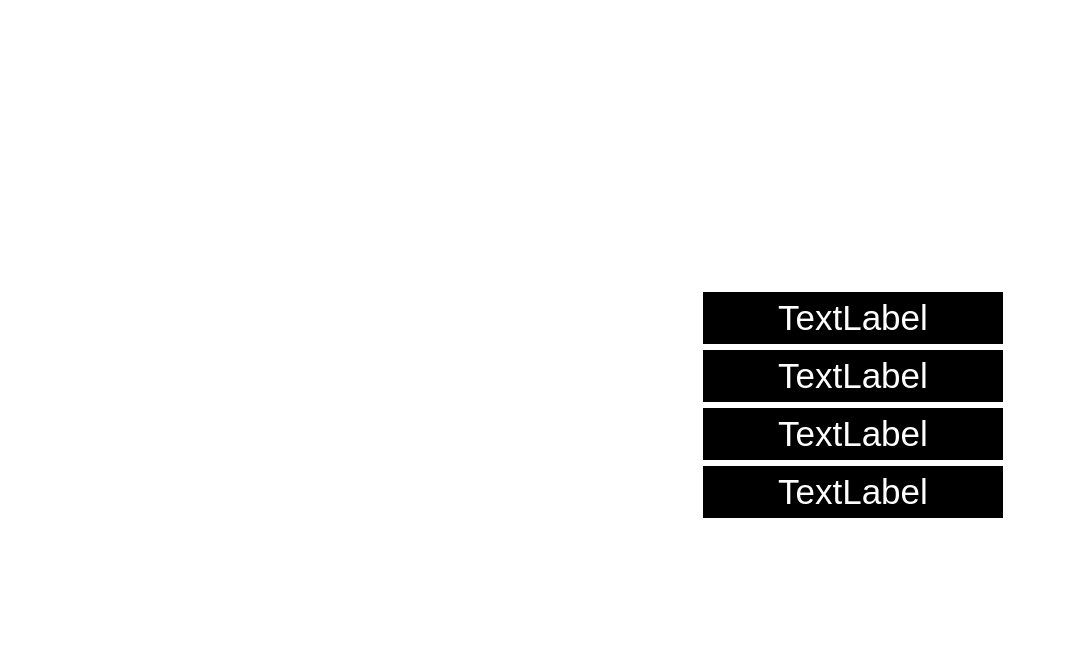
<?xml version="1.0" encoding="UTF-8"?>
<ui version="4.0">
 <class>IsgPower</class>
 <widget class="QWidget" name="IsgPower">
  <property name="geometry">
   <rect>
    <x>0</x>
    <y>0</y>
    <width>1080</width>
    <height>652</height>
   </rect>
  </property>
  <property name="minimumSize">
   <size>
    <width>1080</width>
    <height>652</height>
   </size>
  </property>
  <property name="maximumSize">
   <size>
    <width>1302</width>
    <height>652</height>
   </size>
  </property>
  <property name="windowTitle">
   <string>Form</string>
  </property>
  <property name="styleSheet">
   <string notr="true">background:transparent;
</string>
  </property>
  <layout class="QGridLayout" name="gridLayout">
   <property name="leftMargin">
    <number>20</number>
   </property>
   <item row="3" column="1">
    <widget class="QWidget" name="widget_5" native="true">
     <property name="sizePolicy">
      <sizepolicy hsizetype="Fixed" vsizetype="Fixed">
       <horstretch>0</horstretch>
       <verstretch>0</verstretch>
      </sizepolicy>
     </property>
     <property name="minimumSize">
      <size>
       <width>210</width>
       <height>210</height>
      </size>
     </property>
     <property name="styleSheet">
      <string notr="true">background-image: url(:/显示_参数2.png);</string>
     </property>
     <layout class="QVBoxLayout" name="verticalLayout_10">
      <item>
       <widget class="QLabel" name="isg_control_temp">
        <property name="styleSheet">
         <string notr="true">font: 75 9pt &quot;Microsoft YaHei UI&quot;;
font-size: 60px;
color: #FFFFFF;
background:transparent;</string>
        </property>
        <property name="text">
         <string>0000</string>
        </property>
        <property name="alignment">
         <set>Qt::AlignCenter</set>
        </property>
       </widget>
      </item>
      <item>
       <widget class="QLabel" name="label_16">
        <property name="styleSheet">
         <string notr="true">font: 75 9pt &quot;Microsoft YaHei UI&quot;;
font-size: 25px;
color: #FFFFFF;
background:transparent;</string>
        </property>
        <property name="text">
         <string>ISG电机控制
温度(摄氏度)</string>
        </property>
        <property name="alignment">
         <set>Qt::AlignCenter</set>
        </property>
       </widget>
      </item>
     </layout>
    </widget>
   </item>
   <item row="4" column="1">
    <spacer name="verticalSpacer">
     <property name="orientation">
      <enum>Qt::Vertical</enum>
     </property>
     <property name="sizeHint" stdset="0">
      <size>
       <width>20</width>
       <height>40</height>
      </size>
     </property>
    </spacer>
   </item>
   <item row="1" column="1">
    <widget class="QWidget" name="widget" native="true">
     <property name="sizePolicy">
      <sizepolicy hsizetype="Fixed" vsizetype="Fixed">
       <horstretch>0</horstretch>
       <verstretch>0</verstretch>
      </sizepolicy>
     </property>
     <property name="minimumSize">
      <size>
       <width>210</width>
       <height>210</height>
      </size>
     </property>
     <property name="styleSheet">
      <string notr="true">background-image: url(:/显示_参数2.png);</string>
     </property>
     <layout class="QVBoxLayout" name="verticalLayout_6">
      <item>
       <widget class="QLabel" name="direct_current">
        <property name="styleSheet">
         <string notr="true">font: 75 9pt &quot;Microsoft YaHei UI&quot;;
font-size: 60px;
color: #FFFFFF;
background:transparent;</string>
        </property>
        <property name="text">
         <string>0000</string>
        </property>
        <property name="alignment">
         <set>Qt::AlignCenter</set>
        </property>
       </widget>
      </item>
      <item>
       <widget class="QLabel" name="label_12">
        <property name="styleSheet">
         <string notr="true">font: 75 9pt &quot;Microsoft YaHei UI&quot;;
font-size: 25px;
color: #FFFFFF;
background:transparent;</string>
        </property>
        <property name="text">
         <string>直流电流(A)</string>
        </property>
        <property name="alignment">
         <set>Qt::AlignCenter</set>
        </property>
       </widget>
      </item>
     </layout>
    </widget>
   </item>
   <item row="5" column="1" colspan="4">
    <layout class="QHBoxLayout" name="horizontalLayout">
     <property name="spacing">
      <number>10</number>
     </property>
     <property name="leftMargin">
      <number>0</number>
     </property>
     <item>
      <widget class="QLabel" name="sign">
       <property name="minimumSize">
        <size>
         <width>1000</width>
         <height>80</height>
        </size>
       </property>
       <property name="styleSheet">
        <string notr="true">background-image: url(:/背景_标题2.png);
font: 75 9pt &quot;Microsoft YaHei UI&quot;;
font-size: 28px;
color: #FFFFFF;</string>
       </property>
       <property name="text">
        <string>ISG电机</string>
       </property>
       <property name="alignment">
        <set>Qt::AlignCenter</set>
       </property>
      </widget>
     </item>
     <item>
      <spacer name="horizontalSpacer_3">
       <property name="orientation">
        <enum>Qt::Horizontal</enum>
       </property>
       <property name="sizeHint" stdset="0">
        <size>
         <width>40</width>
         <height>20</height>
        </size>
       </property>
      </spacer>
     </item>
     <item>
      <widget class="QPushButton" name="btn_back">
       <property name="sizePolicy">
        <sizepolicy hsizetype="Fixed" vsizetype="Fixed">
         <horstretch>0</horstretch>
         <verstretch>0</verstretch>
        </sizepolicy>
       </property>
       <property name="minimumSize">
        <size>
         <width>250</width>
         <height>80</height>
        </size>
       </property>
       <property name="styleSheet">
        <string notr="true">QPushButton#btn_back{
background-image: url(:/按键_上一页2.png);
border:none;
}
</string>
       </property>
       <property name="text">
        <string/>
       </property>
      </widget>
     </item>
    </layout>
   </item>
   <item row="2" column="1">
    <spacer name="verticalSpacer_3">
     <property name="orientation">
      <enum>Qt::Vertical</enum>
     </property>
     <property name="sizeHint" stdset="0">
      <size>
       <width>20</width>
       <height>40</height>
      </size>
     </property>
    </spacer>
   </item>
   <item row="3" column="2">
    <widget class="QWidget" name="widget_6" native="true">
     <property name="sizePolicy">
      <sizepolicy hsizetype="Fixed" vsizetype="Fixed">
       <horstretch>0</horstretch>
       <verstretch>0</verstretch>
      </sizepolicy>
     </property>
     <property name="minimumSize">
      <size>
       <width>210</width>
       <height>210</height>
      </size>
     </property>
     <property name="styleSheet">
      <string notr="true">background-image: url(:/显示_参数2.png);</string>
     </property>
     <layout class="QVBoxLayout" name="verticalLayout_11">
      <item>
       <widget class="QLabel" name="driver_temper">
        <property name="styleSheet">
         <string notr="true">font: 75 9pt &quot;Microsoft YaHei UI&quot;;
font-size: 60px;
color: #FFFFFF;
background:transparent;</string>
        </property>
        <property name="text">
         <string>0000</string>
        </property>
        <property name="alignment">
         <set>Qt::AlignCenter</set>
        </property>
       </widget>
      </item>
      <item>
       <widget class="QLabel" name="label_17">
        <property name="styleSheet">
         <string notr="true">font: 75 9pt &quot;Microsoft YaHei UI&quot;;
font-size: 25px;
color: #FFFFFF;
background:transparent;</string>
        </property>
        <property name="text">
         <string>驱动电机温
度(摄氏度)</string>
        </property>
        <property name="alignment">
         <set>Qt::AlignCenter</set>
        </property>
       </widget>
      </item>
     </layout>
    </widget>
   </item>
   <item row="1" column="0">
    <spacer name="horizontalSpacer">
     <property name="orientation">
      <enum>Qt::Horizontal</enum>
     </property>
     <property name="sizeHint" stdset="0">
      <size>
       <width>40</width>
       <height>20</height>
      </size>
     </property>
    </spacer>
   </item>
   <item row="1" column="2">
    <widget class="QWidget" name="widget_2" native="true">
     <property name="sizePolicy">
      <sizepolicy hsizetype="Fixed" vsizetype="Fixed">
       <horstretch>0</horstretch>
       <verstretch>0</verstretch>
      </sizepolicy>
     </property>
     <property name="minimumSize">
      <size>
       <width>210</width>
       <height>210</height>
      </size>
     </property>
     <property name="styleSheet">
      <string notr="true">background-image: url(:/显示_参数2.png);</string>
     </property>
     <layout class="QVBoxLayout" name="verticalLayout_7">
      <item>
       <widget class="QLabel" name="real_rev">
        <property name="styleSheet">
         <string notr="true">font: 75 9pt &quot;Microsoft YaHei UI&quot;;
font-size: 60px;
color: #FFFFFF;
background:transparent;</string>
        </property>
        <property name="text">
         <string>0000</string>
        </property>
        <property name="alignment">
         <set>Qt::AlignCenter</set>
        </property>
       </widget>
      </item>
      <item>
       <widget class="QLabel" name="label_13">
        <property name="styleSheet">
         <string notr="true">font: 75 9pt &quot;Microsoft YaHei UI&quot;;
font-size: 25px;
color: #FFFFFF;
background:transparent;</string>
        </property>
        <property name="text">
         <string>实际转速(rpm)</string>
        </property>
        <property name="alignment">
         <set>Qt::AlignCenter</set>
        </property>
       </widget>
      </item>
     </layout>
    </widget>
   </item>
   <item row="1" column="3">
    <widget class="QWidget" name="widget_3" native="true">
     <property name="sizePolicy">
      <sizepolicy hsizetype="Fixed" vsizetype="Fixed">
       <horstretch>0</horstretch>
       <verstretch>0</verstretch>
      </sizepolicy>
     </property>
     <property name="minimumSize">
      <size>
       <width>210</width>
       <height>210</height>
      </size>
     </property>
     <property name="styleSheet">
      <string notr="true">background-image: url(:/显示_参数2.png);</string>
     </property>
     <layout class="QVBoxLayout" name="verticalLayout_8">
      <item>
       <widget class="QLabel" name="real_torque">
        <property name="styleSheet">
         <string notr="true">font: 75 9pt &quot;Microsoft YaHei UI&quot;;
font-size: 60px;
color: #FFFFFF;
background:transparent;</string>
        </property>
        <property name="text">
         <string>0000</string>
        </property>
        <property name="alignment">
         <set>Qt::AlignCenter</set>
        </property>
       </widget>
      </item>
      <item>
       <widget class="QLabel" name="label_14">
        <property name="styleSheet">
         <string notr="true">font: 75 9pt &quot;Microsoft YaHei UI&quot;;
font-size: 25px;
color: #FFFFFF;
background:transparent;</string>
        </property>
        <property name="text">
         <string>实际转矩(Nm)</string>
        </property>
        <property name="alignment">
         <set>Qt::AlignCenter</set>
        </property>
       </widget>
      </item>
     </layout>
    </widget>
   </item>
   <item row="1" column="5">
    <spacer name="horizontalSpacer_2">
     <property name="orientation">
      <enum>Qt::Horizontal</enum>
     </property>
     <property name="sizeHint" stdset="0">
      <size>
       <width>40</width>
       <height>20</height>
      </size>
     </property>
    </spacer>
   </item>
   <item row="1" column="4">
    <widget class="QWidget" name="widget_4" native="true">
     <property name="sizePolicy">
      <sizepolicy hsizetype="Fixed" vsizetype="Fixed">
       <horstretch>0</horstretch>
       <verstretch>0</verstretch>
      </sizepolicy>
     </property>
     <property name="minimumSize">
      <size>
       <width>210</width>
       <height>210</height>
      </size>
     </property>
     <property name="styleSheet">
      <string notr="true">background-image: url(:/显示_参数2.png);</string>
     </property>
     <layout class="QVBoxLayout" name="verticalLayout_9">
      <item>
       <widget class="QLabel" name="emc_input_v">
        <property name="styleSheet">
         <string notr="true">font: 75 9pt &quot;Microsoft YaHei UI&quot;;
font-size: 60px;
color: #FFFFFF;
background:transparent;</string>
        </property>
        <property name="text">
         <string>0000</string>
        </property>
        <property name="alignment">
         <set>Qt::AlignCenter</set>
        </property>
       </widget>
      </item>
      <item>
       <widget class="QLabel" name="label_15">
        <property name="styleSheet">
         <string notr="true">font: 75 9pt &quot;Microsoft YaHei UI&quot;;
font-size: 25px;
color: #FFFFFF;
background:transparent;</string>
        </property>
        <property name="text">
         <string>电机控制器
输入电压(V)</string>
        </property>
        <property name="alignment">
         <set>Qt::AlignCenter</set>
        </property>
       </widget>
      </item>
     </layout>
    </widget>
   </item>
   <item row="0" column="1">
    <spacer name="verticalSpacer_2">
     <property name="orientation">
      <enum>Qt::Vertical</enum>
     </property>
     <property name="sizeHint" stdset="0">
      <size>
       <width>20</width>
       <height>40</height>
      </size>
     </property>
    </spacer>
   </item>
   <item row="3" column="3" colspan="2">
    <widget class="QWidget" name="widget_7" native="true">
     <property name="maximumSize">
      <size>
       <width>500</width>
       <height>16777215</height>
      </size>
     </property>
     <layout class="QFormLayout" name="formLayout">
      <item row="0" column="0">
       <widget class="QLabel" name="Label">
        <property name="styleSheet">
         <string notr="true">font: 75 9pt &quot;Microsoft YaHei UI&quot;;
font-size: 35px;
color: #FFFFFF;
background:transparent;</string>
        </property>
        <property name="text">
         <string>工作模式</string>
        </property>
       </widget>
      </item>
      <item row="0" column="1">
       <widget class="QLabel" name="work_mode">
        <property name="maximumSize">
         <size>
          <width>300</width>
          <height>16777215</height>
         </size>
        </property>
        <property name="styleSheet">
         <string notr="true">border-color: #FFFFFF;
font: 75 9pt &quot;Microsoft YaHei UI&quot;;
font-size: 35px;
color: #FFFFFF;
background-color: rgb(0, 0, 0);</string>
        </property>
        <property name="text">
         <string>TextLabel</string>
        </property>
        <property name="alignment">
         <set>Qt::AlignCenter</set>
        </property>
       </widget>
      </item>
      <item row="1" column="0">
       <widget class="QLabel" name="Label2">
        <property name="styleSheet">
         <string notr="true">font: 75 9pt &quot;Microsoft YaHei UI&quot;;
font-size: 35px;
color: #FFFFFF;
background:transparent;</string>
        </property>
        <property name="text">
         <string>运行状态</string>
        </property>
       </widget>
      </item>
      <item row="1" column="1">
       <widget class="QLabel" name="running_state">
        <property name="maximumSize">
         <size>
          <width>300</width>
          <height>16777215</height>
         </size>
        </property>
        <property name="styleSheet">
         <string notr="true">border-color: #FFFFFF;
font: 75 9pt &quot;Microsoft YaHei UI&quot;;
font-size: 35px;
color: #FFFFFF;
background-color: rgb(0, 0, 0);</string>
        </property>
        <property name="text">
         <string>TextLabel</string>
        </property>
        <property name="alignment">
         <set>Qt::AlignCenter</set>
        </property>
       </widget>
      </item>
      <item row="2" column="0">
       <widget class="QLabel" name="Label3">
        <property name="styleSheet">
         <string notr="true">font: 75 9pt &quot;Microsoft YaHei UI&quot;;
font-size: 35px;
color: #FFFFFF;
background:transparent;</string>
        </property>
        <property name="text">
         <string>故障状态</string>
        </property>
       </widget>
      </item>
      <item row="2" column="1">
       <widget class="QLabel" name="falut_state">
        <property name="maximumSize">
         <size>
          <width>300</width>
          <height>16777215</height>
         </size>
        </property>
        <property name="styleSheet">
         <string notr="true">border-color: #FFFFFF;
font: 75 9pt &quot;Microsoft YaHei UI&quot;;
font-size: 35px;
color: #FFFFFF;
background-color: rgb(0, 0, 0);</string>
        </property>
        <property name="text">
         <string>TextLabel</string>
        </property>
        <property name="alignment">
         <set>Qt::AlignCenter</set>
        </property>
       </widget>
      </item>
      <item row="3" column="0">
       <widget class="QLabel" name="Label4">
        <property name="styleSheet">
         <string notr="true">font: 75 9pt &quot;Microsoft YaHei UI&quot;;
font-size: 35px;
color: #FFFFFF;
background:transparent;</string>
        </property>
        <property name="text">
         <string>电机转向</string>
        </property>
       </widget>
      </item>
      <item row="3" column="1">
       <widget class="QLabel" name="em_direction">
        <property name="maximumSize">
         <size>
          <width>300</width>
          <height>16777215</height>
         </size>
        </property>
        <property name="styleSheet">
         <string notr="true">border-color: #FFFFFF;
font: 75 9pt &quot;Microsoft YaHei UI&quot;;
font-size: 35px;
color: #FFFFFF;
background-color: rgb(0, 0, 0);</string>
        </property>
        <property name="text">
         <string>TextLabel</string>
        </property>
        <property name="alignment">
         <set>Qt::AlignCenter</set>
        </property>
       </widget>
      </item>
     </layout>
    </widget>
   </item>
  </layout>
 </widget>
 <resources/>
 <connections/>
</ui>
